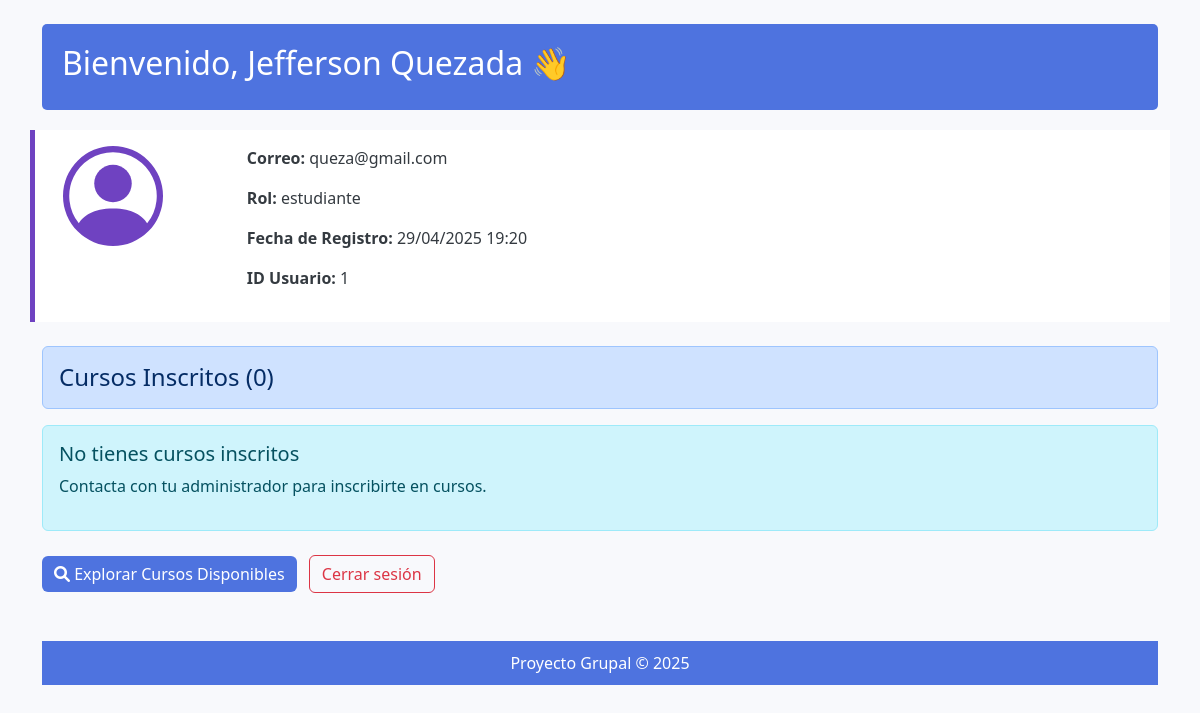
Page /stint/dashboard_alumnos.php (signed in) on the earlier database version.
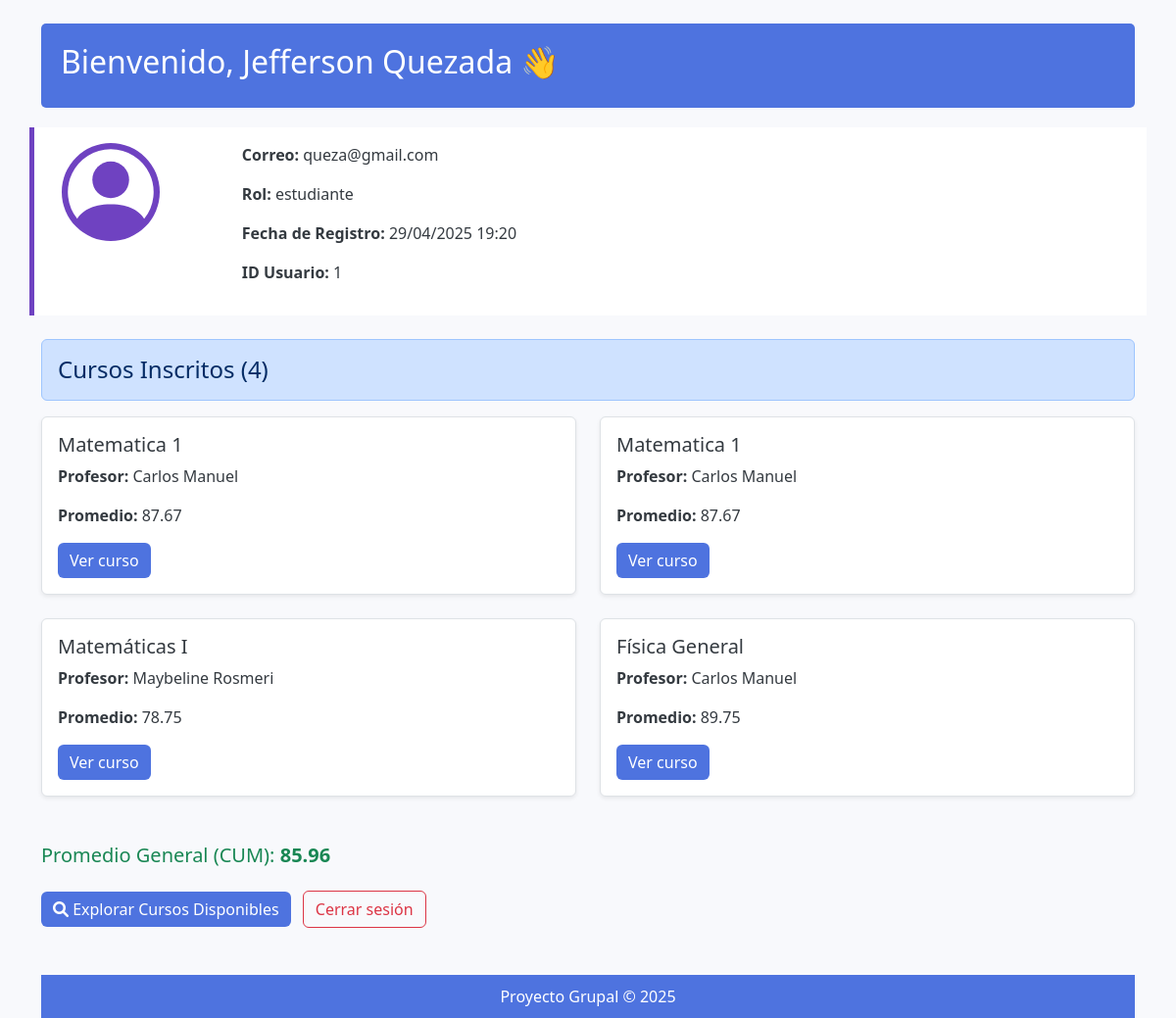
Same page on the later database version.
### tables this page shows
CREATE TABLE `cursos` (
  `id_curso` int(11) NOT NULL AUTO_INCREMENT,
  `nombre_curso` varchar(100) NOT NULL,
  `descripcion` text DEFAULT NULL,
  `id_docente` int(11) NOT NULL,
  `contrasena` varchar(255) NOT NULL,
  `capacidad` int(11) NOT NULL DEFAULT 50,
  `grupo` enum('A','B') DEFAULT NULL,
  PRIMARY KEY (`id_curso`),
  KEY `id_docente` (`id_docente`),
  CONSTRAINT `cursos_ibfk_1` FOREIGN KEY (`id_docente`) REFERENCES `usuarios` (`id_usuario`) ON DELETE CASCADE
);

CREATE TABLE `usuarios` (
  `id_usuario` int(11) NOT NULL AUTO_INCREMENT,
  `nombre` varchar(100) NOT NULL,
  `correo` varchar(100) NOT NULL,
  `contrasena` varchar(255) NOT NULL,
  `rol` enum('docente','estudiante','admin') NOT NULL,
  `fecha_registro` timestamp NOT NULL DEFAULT current_timestamp(),
  `primer_login` tinyint(1) DEFAULT 0,
  `mfa_codigo` varchar(10) DEFAULT NULL,
  PRIMARY KEY (`id_usuario`),
  UNIQUE KEY `correo` (`correo`)
);

### stint/dashboard_alumnos.php (the view, shortened to what this page needs)
<?php
include '../includes/conexion.php';
$id_estudiante = $_SESSION['id_usuario'];
try {
    $sql_usuario = "SELECT nombre, correo, rol, fecha_registro FROM usuarios WHERE id_usuario = :id_estudiante";
    $stmt_usuario = $pdo->prepare($sql_usuario);
    $stmt_usuario->bindParam(':id_estudiante', $id_estudiante, PDO::PARAM_INT);
    $stmt_usuario->execute();
    $usuario = $stmt_usuario->fetch();
    $sql_cursos = "SELECT c.id_curso, c.nombre_curso, u.nombre AS profesor_nombre,
                          (SELECT ROUND(AVG(n.nota), 2)
                           FROM notas n
                           WHERE n.id_estudiante = :id_estudiante1
                           AND n.id_curso = c.id_curso) AS promedio
                   FROM estudiantes_cursos ec
                   JOIN cursos c ON ec.id_curso = c.id_curso
                   LEFT JOIN usuarios u ON c.id_docente = u.id_usuario
                   WHERE ec.id_estudiante = :id_estudiante2";
    $stmt_cursos = $pdo->prepare($sql_cursos);
    $stmt_cursos->bindParam(':id_estudiante1', $id_estudiante, PDO::PARAM_INT);
    $stmt_cursos->bindParam(':id_estudiante2', $id_estudiante, PDO::PARAM_INT);
    $stmt_cursos->execute();
    $result_cursos = $stmt_cursos->fetchAll();
    $cursos = [];
    $total_promedio = 0;
    $cantidad_con_promedio = 0;
    foreach ($result_cursos as $curso) {
        if (!is_null($curso['promedio'])) {
            $total_promedio += $curso['promedio'];
            $cantidad_con_promedio++;
        }
        $cursos[] = $curso;
    }
    $cum = $cantidad_con_promedio ? round($total_promedio / $cantidad_con_promedio, 2) : 0;
} catch (PDOException $e) {
    die("Error en la consulta: " . $e->getMessage());
}
?>
<!DOCTYPE html>
<html lang="es">
<head>
    <link href="https://cdn.jsdelivr.net/npm/bootstrap@5.3.6/dist/css/bootstrap.min.css" rel="stylesheet">
    <link href="https://cdnjs.cloudflare.com/ajax/libs/font-awesome/6.0.0/css/all.min.css" rel="stylesheet">
</head>
<body>
<div class="container mt-4">
    <div class="header">
        <h2>Bienvenido, <?= htmlspecialchars($usuario['nombre']) ?> 👋</h2>
    </div>
    <div class="row mb-4 profile-card p-3">
        <div class="col-md-2">
        </div>
        <div class="col-md-10">
            <p><strong>Correo:</strong> <?= htmlspecialchars($usuario['correo']) ?></p>
            <p><strong>Rol:</strong> <?= htmlspecialchars($usuario['rol']) ?></p>
            <p><strong>Fecha de Registro:</strong> <?= date("d/m/Y H:i", strtotime($usuario['fecha_registro'])) ?></p>
            <p><strong>ID Usuario:</strong> <?= $id_estudiante ?></p>
        </div>
    </div>
    <div class="mb-3">
        <h4 class="alert alert-primary" role="alert">Cursos Inscritos (<?= count($cursos) ?>)</h4>
    </div>
    <?php if (empty($cursos)): ?>
        <div class="alert alert-info" role="alert">
            <h5>No tienes cursos inscritos</h5>
            <p>Contacta con tu administrador para inscribirte en cursos.</p>
        </div>
    <?php else: ?>
        <div class="row">
            <?php foreach ($cursos as $curso): ?>
                <div class="col-md-6 mb-4">
                    <div class="course-card p-3 rounded shadow-sm">
                        <h5><?= htmlspecialchars($curso['nombre_curso']) ?></h5>
                        <p><strong>Profesor:</strong> <?= htmlspecialchars($curso['profesor_nombre'] ?? 'No asignado') ?></p>
                        <p><strong>Promedio:</strong> <?= is_null($curso['promedio']) ? 'No disponible' : $curso['promedio'] ?></p>
                        <a href="curso.php?id=<?= $curso['id_curso'] ?>" class="btn btn-primary">Ver curso</a>
                    </div>
                </div>
            <?php endforeach; ?>
        </div>
        <div class="mt-4">
            <h5 class="text-success">Promedio General (CUM): <strong><?= $cum ?></strong></h5>
        </div>
    <?php endif; ?>
    <div class="mt-4">
        <a href="cursos/cursos_disponibles.php" class="btn btn-primary me-2">
            <i class="fas fa-search"></i> Explorar Cursos Disponibles
        </a>
        <a href="../logout.php" class="btn btn-outline-danger">Cerrar sesión</a>
    </div>
    <div class="footer mt-5">
        Proyecto Grupal © <?= date("Y") ?>
    </div>
</div>
</body>
</html>

Differences in the rows shown:
added cursos: nombre_curso "Matematica 1", id_docente.nombre "Carlos Manuel", promedio "87.67"
added cursos: nombre_curso "Matemáticas I", id_docente.nombre "Maybeline Rosmeri", promedio "78.75"
added cursos: nombre_curso "Física General", id_docente.nombre "Carlos Manuel", promedio "89.75"
Other differences:
count($cursos): "0" → "4"
$cum: (not shown) → "85.96"
text no longer shown: "No tienes cursos inscritos Contacta con tu administrador para inscribirte en cursos."
text now shown: "Promedio General (CUM):"
